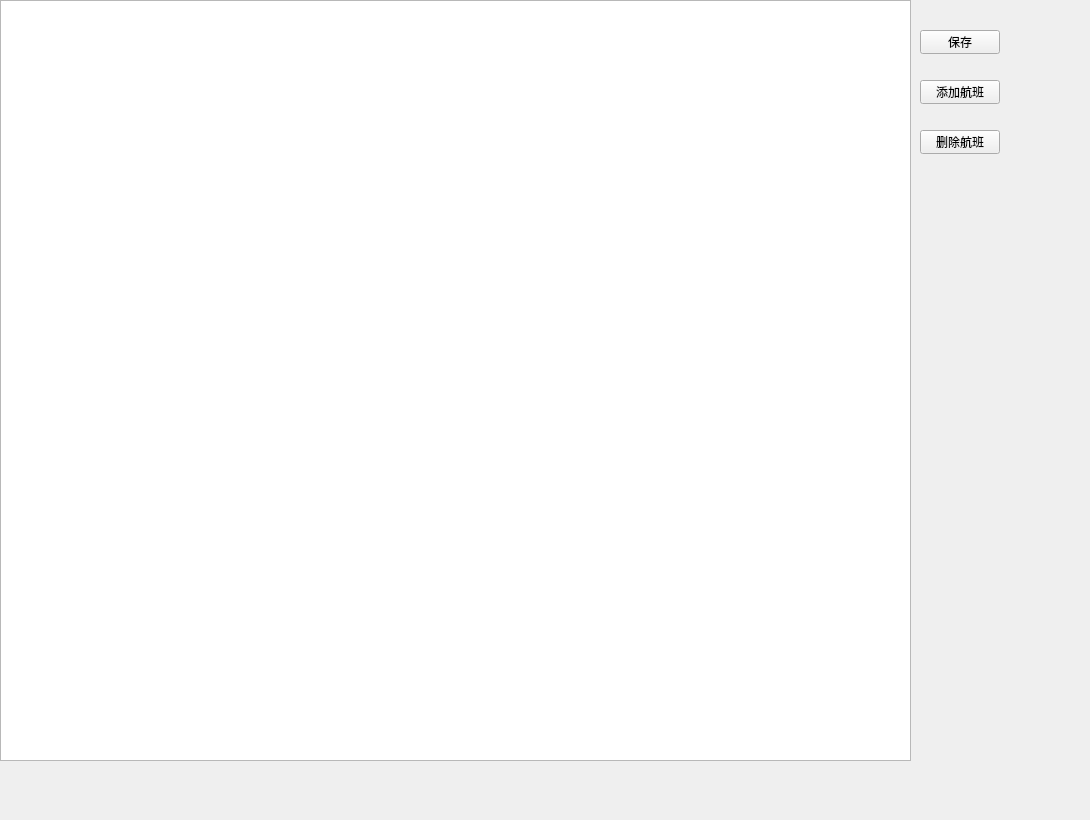
<?xml version="1.0" encoding="UTF-8"?>
<ui version="4.0">
 <class>BackStage</class>
 <widget class="QWidget" name="BackStage">
  <property name="geometry">
   <rect>
    <x>0</x>
    <y>0</y>
    <width>1090</width>
    <height>820</height>
   </rect>
  </property>
  <property name="windowTitle">
   <string>Form</string>
  </property>
  <widget class="QTableWidget" name="flightsInfoTable">
   <property name="geometry">
    <rect>
     <x>0</x>
     <y>0</y>
     <width>911</width>
     <height>761</height>
    </rect>
   </property>
  </widget>
  <widget class="QPushButton" name="saveButton">
   <property name="geometry">
    <rect>
     <x>920</x>
     <y>30</y>
     <width>80</width>
     <height>24</height>
    </rect>
   </property>
   <property name="text">
    <string>保存</string>
   </property>
  </widget>
  <widget class="QPushButton" name="addButton">
   <property name="geometry">
    <rect>
     <x>920</x>
     <y>80</y>
     <width>80</width>
     <height>24</height>
    </rect>
   </property>
   <property name="text">
    <string>添加航班</string>
   </property>
  </widget>
  <widget class="QPushButton" name="deleteButton">
   <property name="geometry">
    <rect>
     <x>920</x>
     <y>130</y>
     <width>80</width>
     <height>24</height>
    </rect>
   </property>
   <property name="text">
    <string>删除航班</string>
   </property>
  </widget>
 </widget>
 <resources/>
 <connections/>
</ui>
